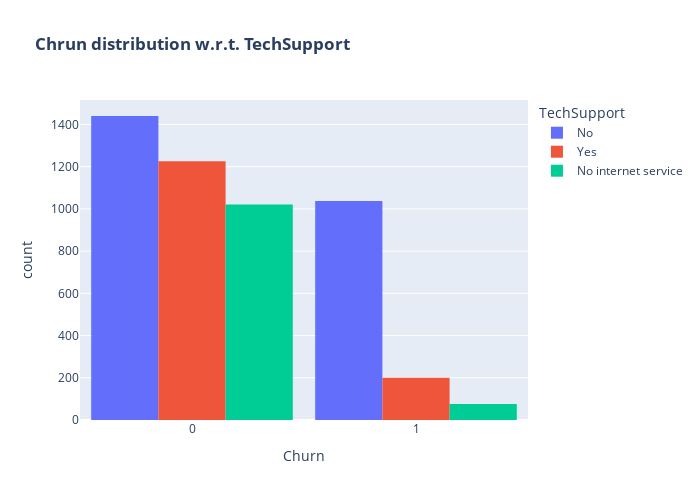

Write notebook code for a chart like this one.
### Code cell
fig = px.histogram(data, x="Churn", color="TechSupport",barmode="group",  title="<b>Chrun distribution w.r.t. TechSupport</b>")
fig.update_layout(width=700, height=500, bargap=0.1)
fig.show()

### Figure 1 — Plotly figure (JSON) as saved in the notebook; plotly's stock layout.template omitted (floating-point values rounded to 4 significant figures; data arrays with more than 128 entries replaced by an {"elided": "..."} marker saying what was removed)
{"data": [{"alignmentgroup": "True", "bingroup": "x", "hovertemplate": "TechSupport=No<br>Churn=%{x}<br>count=%{y}<extra></extra>", "legendgroup": "No", "marker": {"color": "#636efa", "pattern": {"shape": ""}}, "name": "No", "offsetgroup": "No", "orientation": "v", "showlegend": true, "type": "histogram", "x": {"elided": "2477 int values"}, "xaxis": "x", "yaxis": "y"}, {"alignmentgroup": "True", "bingroup": "x", "hovertemplate": "TechSupport=Yes<br>Churn=%{x}<br>count=%{y}<extra></extra>", "legendgroup": "Yes", "marker": {"color": "#EF553B", "pattern": {"shape": ""}}, "name": "Yes", "offsetgroup": "Yes", "orientation": "v", "showlegend": true, "type": "histogram", "x": {"elided": "1426 int values"}, "xaxis": "x", "yaxis": "y"}, {"alignmentgroup": "True", "bingroup": "x", "hovertemplate": "TechSupport=No internet service<br>Churn=%{x}<br>count=%{y}<extra></extra>", "legendgroup": "No internet service", "marker": {"color": "#00cc96", "pattern": {"shape": ""}}, "name": "No internet service", "offsetgroup": "No internet service", "orientation": "v", "showlegend": true, "type": "histogram", "x": {"elided": "1097 int values"}, "xaxis": "x", "yaxis": "y"}], "layout": {"bargap": 0.1, "barmode": "group", "height": 500, "legend": {"title": {"text": "TechSupport"}, "tracegroupgap": 0}, "title": {"text": "<b>Chrun distribution w.r.t. TechSupport</b>"}, "width": 700, "xaxis": {"anchor": "y", "domain": [0, 1], "title": {"text": "Churn"}}, "yaxis": {"anchor": "x", "domain": [0, 1], "title": {"text": "count"}}}}
